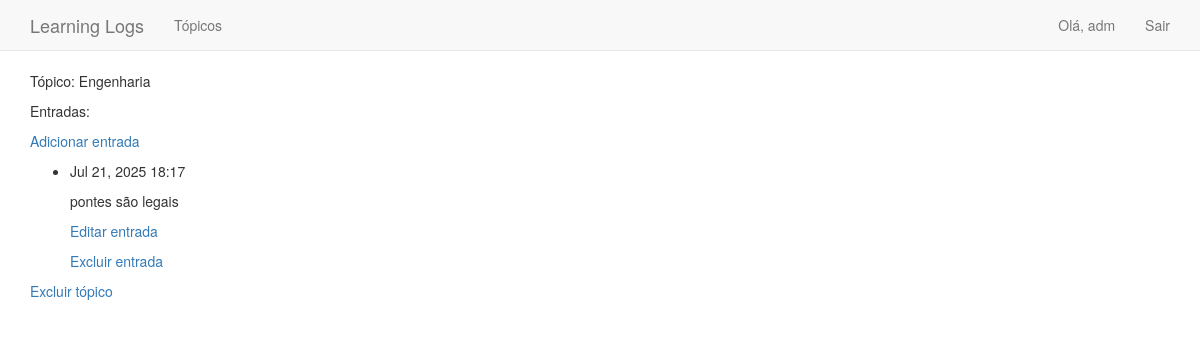
/topics/9/ (signed in), run on an earlier commit of the app's database.
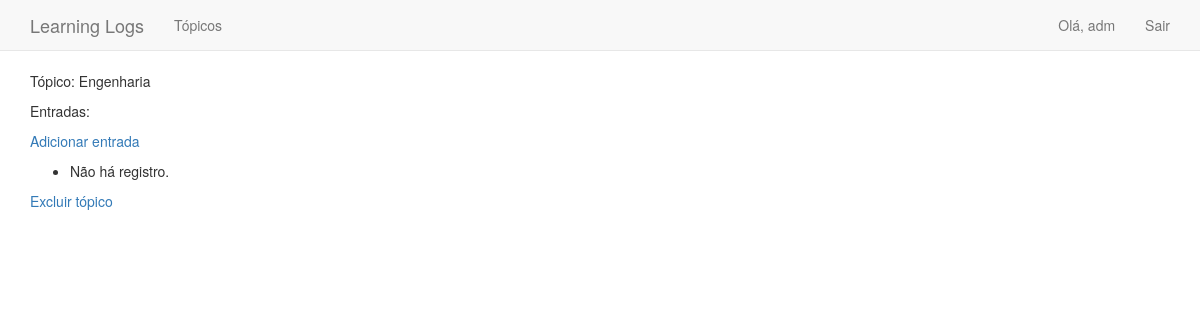
And on a later commit of the database.
### learning_logs/models.py (models this page shows, shortened)
class Topic(models.Model):
    text = models.CharField(max_length=200)
    date_added = models.DateTimeField(auto_now_add=True)
    owner = models.ForeignKey(User, on_delete=models.CASCADE)
    def __str__(self):
        return self.text

class Entry(models.Model):
    topic = models.ForeignKey(Topic, on_delete=models.CASCADE)
    text = models.TextField()
    date_added = models.DateTimeField(auto_now_add=True)
    class Meta:
        verbose_name_plural = 'entries'

### learning_logs/views.py (the view)
# urls.py: path('topics/<topic_id>/', views.topic, name='topic'),
@login_required
def topic(request, topic_id):
    topic = Topic.objects.get(id = topic_id)
    if topic.owner != request.user:
        raise Http404
    entries = topic.entry_set.order_by('-date_added')
    context = {'topic' : topic, 'entries' : entries}
    return render(request, 'learning_logs/topic.html', context)

### learning_logs/templates/learning_logs/topic.html (shortened to what this page needs)
<!DOCTYPE html>
<html lang="pt-br">
<head>
</head>
<body>
    {% extends "learning_logs/base.html"%}
    {% block content %}
        <p>Tópico: {{ topic }}</p>
        <p>Entradas:</p>
        <p><a href="{% url 'new_entry' topic.id %}">Adicionar entrada</a></p>
        <ul>
            {% for entry in entries %}
                <li>
                    <p>{{ entry.date_added | date:'M d, Y H:i'}}</p>
                    <p>{{ entry.text | linebreaks}}</p>
                    <p><a href="{% url 'edit_entry' entry.id %}">Editar entrada</a></p>
                    <p><a href="{% url 'delete_entry' entry.id %}">Excluir entrada</a></p>
                </li>
            {% empty %}
                <li>
                    <p>Não há registro.</p>
                </li>
            {% endfor %}
        </ul>
        <p><a href="{% url 'delete_topic' topic.id %}">Excluir tópico</a></p>
    {% endblock content %}

### learning_logs/templates/learning_logs/base.html (shortened to what this page needs)
{% load bootstrap3 %}
<!DOCTYPE html>
<html lang="pt-br">
<head>
    {% bootstrap_css %}
</head>
<body>
    <nav class="navbar navbar-default navbar-static-top">
        <div class="container">
            <div class="navbar-header">
                <a class="navbar-brand" href="{% url 'index' %}">Learning Logs</a>
            </div>
            <div id="navbar" class="collapse navbar-collapse">
                <ul class="nav navbar-nav">
                    <li><a href="{% url 'topics' %}">Tópicos</a></li>
                </ul>
                <ul class="nav navbar-nav navbar-right">
                    {% if user.is_authenticated %}
                        <li><a>Olá, {{ user.username }}</a></li>
                        <li><a href="{% url 'logout' %}">Sair</a></li>
                    {% else %}
                        <li><a href="{% url 'login' %}">Entrar</a></li>
                        <li><a href="{% url 'register' %}">Registrar</a></li>
                    {% endif %}
                </ul>
            </div>
        </div>
    </nav>
    <div class="container">
        <div>
            {% block content %} {% endblock content %}
        </div>
    </div>
</body>
</html>

What changed in the data, as far as the page shows it:
removed Entry: date_added "Jul 21, 2025 18:17", text "pontes são legais"
Also different on the page:
text now shown: "Não há registro."
